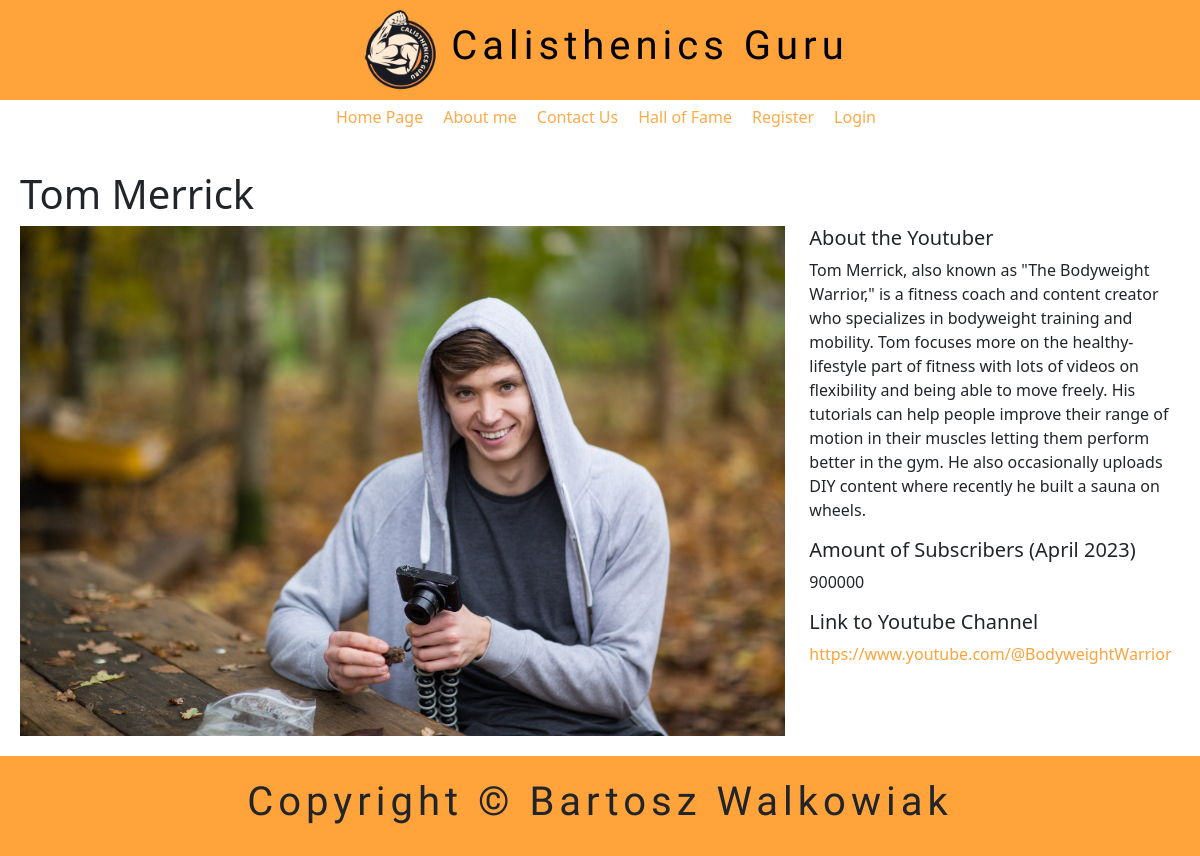
Page /youtubers/4/ on the committed database.
### pages/models.py (models this page shows, shortened)
class Page(models.Model):
    title = models.CharField(max_length=60)
    permalink = models.CharField(max_length=12, unique=True)
    bodytext = models.TextField('Page Content', blank=True)

### youtubers/models.py (models this page shows, shortened)
class Youtuber(models.Model):
    title = models.CharField(max_length=100)
    description = models.TextField()
    subscribers = models.IntegerField()
    link = models.URLField(max_length=200)
    image = models.ImageField(default = 'placeholder.png', blank=True)

### youtubers/views.py (the view)
# urls.py: path("<int:pk>/", views.youtuber_expanded, name="youtuber_expanded"),
def youtuber_expanded(request, pk):
    youtuber = Youtuber.objects.get(pk=pk)
    page_list = Page.objects.all()
    context = {
        'youtuber': youtuber,
        'name': youtuber.title,
        'link': youtuber.link,
        'description': youtuber.description,
        'subscribers': youtuber.subscribers,
        'image': youtuber.image,
        'page_list': page_list,
    }
    return render(request, 'youtubers/youtuber_expanded.html', context)

### youtubers/templates/youtubers/youtuber_expanded.html
{% extends "base.html" %}
{% block nav %}
	{% for page in page_list %}
		<li><a href="{{ page.permalink }}">{{ page.title }}</a></li>
	{% endfor %}
{% endblock nav %}
{% block main %}
<h1>{{ youtuber.title }}</h1>
<div class="row">
    <div class="col-md-8">
        <img src="{{ youtuber.image.url }}" alt="" width=100%>
    </div>
    <div class="col-md-4">
        <h5>About the Youtuber</h5>
        <p>{{ youtuber.description }}</p>
        <h5>Amount of Subscribers (April 2023)</h5>
        <p>{{ youtuber.subscribers }}</p>
        <h5>Link to Youtube Channel</h5>
        <a href= "{{ youtuber.link }}">{{ youtuber.link }}</a>
    </div>
</div>
{% endblock %}

### calisthenics_youtubers/static/main.css (style rules this page uses)
body { display: grid; grid-template-rows: 100px 50px 1fr 100px; min-height: 100vh; }
nav ul li a:link, nav ul li a:visited, nav ul li a:active { text-decoration: none; color: #ffaa48; }
a, a:hover { color: #ffa33a; text-decoration: none; }

### rows in the picture
Page: title "Home Page"
Page: title "About me"
Youtuber: title "Tom Merrick", image (picture), description "Tom Merrick, also known as \"The Bodyweight Warrior,\" is a fitness coach and content creator who specializes in bodyweight training and mobility. Tom focuses more on the healthy-lifestyle part of fitness with lots of videos on flexibility and being able to move freely. His tutorials can help people improve their range of motion in their muscles letting them perform better in the gym. He also occasionally uploads DIY content where recently he built a sauna on wheels.", subscribers "900000", link "https://www.youtube.com/@BodyweightWarrior"
